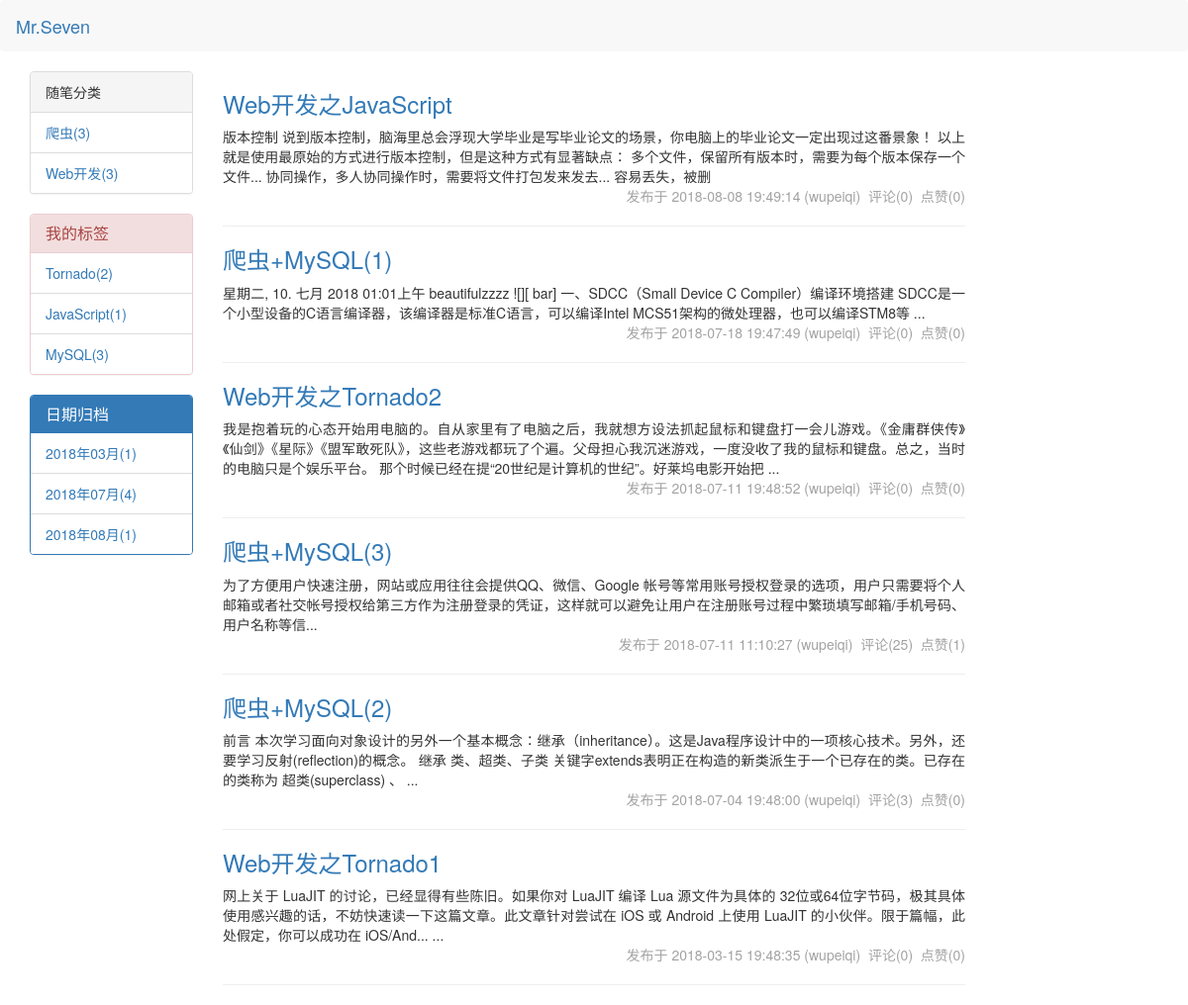
Screenshot of /wupeiqi/ with the database file from the repository.
### blog/models.py (models this page shows, shortened)
class Blog(models.Model):
	title = models.CharField('个人博客标题', max_length=64)
	site_name = models.CharField('站点名称', max_length=64)
	theme = models.CharField('博客主题', max_length=32)

class Tag(models.Model):
	title = models.CharField('标签名称', max_length=32)
	blog = models.ForeignKey(Blog, on_delete=models.CASCADE, verbose_name='所属博客')

class Article(models.Model):
	title = models.CharField('文章标题', max_length=64)
	description = models.CharField('文章描述', max_length=255)
	create_time = models.DateTimeField(verbose_name='发布时间', auto_now_add=True)
	content = models.TextField('文章内容')
	comment_count = models.IntegerField(default=0)
	up_count = models.IntegerField(default=0)
	down_count = models.IntegerField(default=0)
	user = models.ForeignKey(User, on_delete=models.CASCADE, verbose_name='作者')  # 连续跨表查询 未分类文章? 优化
	category = models.ForeignKey(Category, on_delete=models.CASCADE, null=True)
	tag = models.ManyToManyField(Tag, through='Article2Tag')

### blog/views.py (the view, shortened to what this page needs)
# urls.py: re_path(r'^(?P<username>\w+)/(?P<condition>tag|category|archive)/(?P<params>.*)/$', views.homesite,
def homesite(request, username, **kwargs):
	user = User.objects.filter(username=username).first()
	if not user:
		return render(request, 'not_found.html', {'dt': '07/12/2018'})
	blog = user.blog
	if not kwargs:
		articles = Article.objects.filter(user=user).order_by('-create_time')
	return render(request, 'homesite.html', locals())

### blog/templatetags/blog_extras.py (called while the page is built)
@register.inclusion_tag('leftside.html')
def get_query_data(username):
	user = User.objects.filter(username=username).first()
	blog = user.blog
	category_articles_qs = Category.objects.filter(blog=blog) \
	    .annotate(count=Count('article__category')).values_list('title', 'count')
	tag_articles_qs = Tag.objects.filter(blog=blog). \
		annotate(count=Count('article__tag')).values_list('title', 'count')
	year_month_archive = Article.objects.filter(user=user) \
		.extra(select={'archive': "strftime('%%Y/%%m', create_time)"}) \
		.values('archive').annotate(count=Count('title')) \
		.values_list('archive', 'count')
	print(tag_articles_qs)
	return {'username': username, 'blog': blog, 'categories': category_articles_qs,
			'tags': tag_articles_qs, 'archive': year_month_archive}

### templates/homesite.html
{% extends 'base.html' %}
{% block content %}
    {% for article in articles %}
        <h3><a href="{% url 'article_detail' username article.id %}">{{ article.title }}</a></h3>
        <div class="text-justify">{{ article.description }}</div>
        <div class="text-right" style="opacity: 0.45">
            <span>发布于&nbsp;{{ article.create_time|date:'Y-m-d H:i:s' }}&nbsp;({{ username }})&nbsp;</span>
            <span>评论({{ article.comment_count }})&nbsp;</span>
            <span>点赞({{ article.up_count }})</span>
        </div>
        <hr>
    {% endfor %}
{% endblock %}

### templates/base.html (shortened to what this page needs)
<!DOCTYPE html>
<html lang="en">
<head>
    <link rel="stylesheet" href="/static/bootstrap-3.3.7/css/bootstrap.css">
    <link rel="stylesheet" href="/static/css/theme/{{ blog.theme }}">
    <link rel="stylesheet" href="/static/css/article_digg_bury.css">
</head>
<body>
<nav class="navbar">
    <div class="container-fluid">
        <div class="navbar-header">
            <a class="navbar-brand" href="/{{ username }}/">{{ blog.title }}</a>
        </div>
    </div>
</nav>
<div class="container-fluid">
    {% load blog_extras %}
    {% get_query_data username %}
    <div class="col-md-8" style="overflow: hidden">
        {% block content %}
        {% endblock %}
    </div>
</div>
</body>
</html>

### templates/leftside.html
<div class="col-md-2">
    <div class="panel panel-default">
        <div class="panel-heading">随笔分类</div>
        <ul class="list-group">
            {% for category, num_articles in categories %}
                <li class="list-group-item">
                    <a href="{% url 'homesite' username 'category' category %}">{{ category }}({{ num_articles }})</a>
                </li>
            {% endfor %}
        </ul>
    </div>
    <div class="panel panel-danger">
        <div class="panel-heading">
            <h3 class="panel-title">我的标签</h3>
        </div>
        <ul class="list-group">
            {% for tag, num_articles in tags %}
                <li class="list-group-item">
                    <a href="{% url 'homesite' username 'tag' tag %}">{{ tag }}({{ num_articles }})</a></li>
            {% endfor %}
        </ul>
    </div>
    <div class="panel panel-primary">
        <div class="panel-heading">
            <h3 class="panel-title">日期归档</h3>
        </div>
        <ul class="list-group">
            {% for year_month, num in archive %}
                <li class="list-group-item">
                    <a href="{% url 'homesite' username 'archive' year_month %}">{{ year_month|slice:'4' }}年{{ year_month|slice:'5:' }}月({{ num }})</a>
                </li>
            {% endfor %}
        </ul>
    </div>
</div>

### static/css/theme/default.css (style rules this page uses)
nav { background-color: #f8f8f8; border-color: #e7e7e7; }

### rows the page displays
Blog: title "Mr.Seven"
Tag: title "Tornado", blog "2"
Tag: title "JavaScript", num_articles "1"
Tag: title "MySQL", id "3"
Article: title "Web开发之JavaScript", description "版本控制 说到版本控制，脑海里总会浮现大学毕业是写毕业论文的场景，你电脑上的毕业论文一定出现过这番景象！ 以上就是使用最原始的方式进行版本控制，但是这种方式有显著缺点： 多个文件，保留所有版本时，需要为每个版本保存一个文件... 协同操作，多人协同操作时，需要将文件打包发来发去... 容易丢失，被删", create_time "2018-08-08 19:49:14", username "wupeiqi", comment_count "0", up_count "0"
Article: title "爬虫+MySQL(1)", description "星期二, 10. 七月 2018 01:01上午 beautifulzzzz ![][ bar] 一、SDCC（Small Device C Compiler）编译环境搭建 SDCC是一个小型设备的C语言编译器，该编译器是标准C语言，可以编译Intel MCS51架构的微处理器，也可以编译STM8等 ...", create_time "2018-07-18 19:47:49", username "wupeiqi", comment_count "0", up_count "0"
Article: title "Web开发之Tornado2", description "我是抱着玩的心态开始用电脑的。自从家里有了电脑之后，我就想方设法抓起鼠标和键盘打一会儿游戏。《金庸群侠传》《仙剑》《星际》《盟军敢死队》，这些老游戏都玩了个遍。父母担心我沉迷游戏，一度没收了我的鼠标和键盘。总之，当时的电脑只是个娱乐平台。 那个时候已经在提“20世纪是计算机的世纪”。好莱坞电影开始把 ...", create_time "2018-07-11 19:48:52", username "wupeiqi", comment_count "0", up_count "0"
Article: title "爬虫+MySQL(3)", description "为了方便用户快速注册，网站或应用往往会提供QQ、微信、Google 帐号等常用账号授权登录的选项，用户只需要将个人邮箱或者社交帐号授权给第三方作为注册登录的凭证，这样就可以避免让用户在注册账号过程中繁琐填写邮箱/手机号码、用户名称等信...", create_time "2018-07-11 11:10:27", username "wupeiqi", comment_count "25", up_count "1"
Article: title "爬虫+MySQL(2)", description "前言 本次学习面向对象设计的另外一个基本概念：继承（inheritance）。这是Java程序设计中的一项核心技术。另外，还要学习反射(reflection)的概念。 继承 类、超类、子类 关键字extends表明正在构造的新类派生于一个已存在的类。已存在的类称为 超类(superclass) 、 ...", create_time "2018-07-04 19:48:00", username "wupeiqi", comment_count "3", up_count "0"
Article: title "Web开发之Tornado1", description "网上关于 LuaJIT 的讨论，已经显得有些陈旧。如果你对 LuaJIT 编译 Lua 源文件为具体的 32位或64位字节码，极其具体使用感兴趣的话，不妨快速读一下这篇文章。此文章针对尝试在 iOS 或 Android 上使用 LuaJIT 的小伙伴。限于篇幅，此处假定，你可以成功在 iOS/And... ...", create_time "2018-03-15 19:48:35", username "wupeiqi", comment_count "0", up_count "0"

### other values shown
{{ category }} "爬虫" "Web开发"
{{ num_articles }} "3" "3"
{{ year_month|slice:'4' }} "2018" "2018" "2018"
{{ year_month|slice:'5:' }} "03" "07" "08"
{{ num }} "1" "4" "1"
